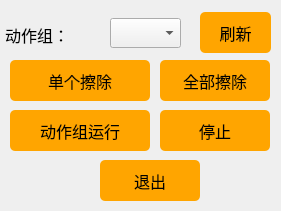
    <widget class="QWidget" name="widget_5" native="true">
     <property name="geometry">
      <rect>
       <x>910</x>
       <y>360</y>
       <width>281</width>
       <height>211</height>
      </rect>
     </property>
     <property name="styleSheet">
      <string notr="true">#widget_5 {border:1px solid #242424;
border-color: rgb(200, 200, 200);}</string>
     </property>
     <widget class="QLabel" name="label_action">
      <property name="geometry">
       <rect>
        <x>5</x>
        <y>20</y>
        <width>111</width>
        <height>30</height>
       </rect>
      </property>
      <property name="font">
       <font>
        <family>黑体</family>
        <pointsize>12</pointsize>
       </font>
      </property>
      <property name="text">
       <string>动作组：</string>
      </property>
     </widget>
     <widget class="QComboBox" name="comboBox_action">
      <property name="geometry">
       <rect>
        <x>110</x>
        <y>18</y>
        <width>71</width>
        <height>30</height>
       </rect>
      </property>
      <property name="font">
       <font>
        <family>Arial</family>
        <pointsize>10</pointsize>
       </font>
      </property>
      <property name="styleSheet">
       <string notr="true">background-color: rgb(240, 240, 240);
color: rgb(0, 0, 0);
</string>
      </property>
     </widget>
     <widget class="QPushButton" name="Button_DelectSingle">
      <property name="geometry">
       <rect>
        <x>10</x>
        <y>60</y>
        <width>140</width>
        <height>41</height>
       </rect>
      </property>
      <property name="font">
       <font>
        <family>黑体</family>
        <pointsize>12</pointsize>
       </font>
      </property>
      <property name="styleSheet">
       <string notr="true">QPushButton{background-color: rgb(255, 165, 0);}
QPushButton:hover{background-color:  rgb(255, 210, 0);}
QPushButton{border-radius:5px;}</string>
      </property>
      <property name="text">
       <string>单个擦除</string>
      </property>
     </widget>
     <widget class="QPushButton" name="Button_AllDelect">
      <property name="geometry">
       <rect>
        <x>160</x>
        <y>60</y>
        <width>110</width>
        <height>41</height>
       </rect>
      </property>
      <property name="font">
       <font>
        <family>黑体</family>
        <pointsize>12</pointsize>
       </font>
      </property>
      <property name="styleSheet">
       <string notr="true">QPushButton{background-color: rgb(255, 165, 0);}
QPushButton:hover{background-color:  rgb(255, 210, 0);}
QPushButton{border-radius:5px;}</string>
      </property>
      <property name="text">
       <string>全部擦除</string>
      </property>
     </widget>
     <widget class="QPushButton" name="Button_RunAction">
      <property name="geometry">
       <rect>
        <x>10</x>
        <y>110</y>
        <width>140</width>
        <height>41</height>
       </rect>
      </property>
      <property name="font">
       <font>
        <family>黑体</family>
        <pointsize>12</pointsize>
       </font>
      </property>
      <property name="styleSheet">
       <string notr="true">QPushButton{background-color: rgb(255, 165, 0);}
QPushButton:hover{background-color:  rgb(255, 210, 0);}
QPushButton{border-radius:5px;}</string>
      </property>
      <property name="text">
       <string>动作组运行</string>
      </property>
     </widget>
     <widget class="QPushButton" name="Button_StopAction">
      <property name="geometry">
       <rect>
        <x>160</x>
        <y>110</y>
        <width>110</width>
        <height>41</height>
       </rect>
      </property>
      <property name="font">
       <font>
        <family>黑体</family>
        <pointsize>12</pointsize>
       </font>
      </property>
      <property name="styleSheet">
       <string notr="true">QPushButton{background-color: rgb(255, 165, 0);}
QPushButton:hover{background-color:  rgb(255, 210, 0);}
QPushButton{border-radius:5px;}</string>
      </property>
      <property name="text">
       <string>停止</string>
      </property>
     </widget>
     <widget class="QPushButton" name="Button_Quit">
      <property name="geometry">
       <rect>
        <x>100</x>
        <y>160</y>
        <width>100</width>
        <height>41</height>
       </rect>
      </property>
      <property name="font">
       <font>
        <family>黑体</family>
        <pointsize>12</pointsize>
       </font>
      </property>
      <property name="styleSheet">
       <string notr="true">QPushButton{background-color: rgb(255, 165, 0);}
QPushButton:hover{background-color:  rgb(255, 210, 0);}
QPushButton{border-radius:5px;}</string>
      </property>
      <property name="text">
       <string>退出</string>
      </property>
     </widget>
     <widget class="QPushButton" name="Button_Reflash">
      <property name="geometry">
       <rect>
        <x>200</x>
        <y>12</y>
        <width>71</width>
        <height>41</height>
       </rect>
      </property>
      <property name="font">
       <font>
        <family>黑体</family>
        <pointsize>12</pointsize>
       </font>
      </property>
      <property name="styleSheet">
       <string notr="true">QPushButton{background-color: rgb(255, 165, 0);}
QPushButton:hover{background-color:  rgb(255, 210, 0);}
QPushButton{border-radius:5px;}</string>
      </property>
      <property name="text">
       <string>刷新</string>
      </property>
     </widget>
    </widget>
